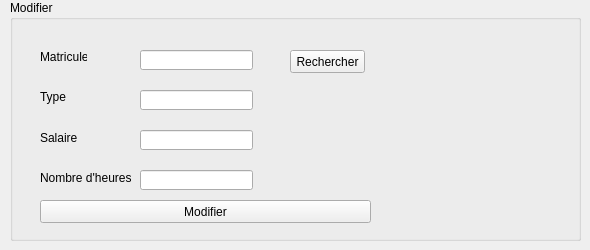
      <widget class="QWidget" name="Modifier2">
       <attribute name="title">
        <string>Modifier</string>
       </attribute>
       <widget class="QGroupBox" name="groupBox_11">
        <property name="geometry">
         <rect>
          <x>10</x>
          <y>0</y>
          <width>571</width>
          <height>241</height>
         </rect>
        </property>
        <property name="title">
         <string>Modifier</string>
        </property>
        <widget class="QLineEdit" name="salaire2">
         <property name="geometry">
          <rect>
           <x>130</x>
           <y>130</y>
           <width>113</width>
           <height>20</height>
          </rect>
         </property>
        </widget>
        <widget class="QLabel" name="label_145">
         <property name="geometry">
          <rect>
           <x>30</x>
           <y>90</y>
           <width>47</width>
           <height>14</height>
          </rect>
         </property>
         <property name="text">
          <string>Type</string>
         </property>
        </widget>
        <widget class="QLineEdit" name="nb_heures2">
         <property name="geometry">
          <rect>
           <x>130</x>
           <y>170</y>
           <width>113</width>
           <height>20</height>
          </rect>
         </property>
        </widget>
        <widget class="QLabel" name="label_144">
         <property name="geometry">
          <rect>
           <x>30</x>
           <y>50</y>
           <width>47</width>
           <height>14</height>
          </rect>
         </property>
         <property name="text">
          <string>Matricule</string>
         </property>
        </widget>
        <widget class="QLabel" name="label_147">
         <property name="geometry">
          <rect>
           <x>30</x>
           <y>130</y>
           <width>41</width>
           <height>16</height>
          </rect>
         </property>
         <property name="text">
          <string>Salaire</string>
         </property>
        </widget>
        <widget class="QLineEdit" name="matricule2">
         <property name="geometry">
          <rect>
           <x>130</x>
           <y>50</y>
           <width>113</width>
           <height>20</height>
          </rect>
         </property>
        </widget>
        <widget class="QLabel" name="label_146">
         <property name="geometry">
          <rect>
           <x>30</x>
           <y>170</y>
           <width>91</width>
           <height>16</height>
          </rect>
         </property>
         <property name="text">
          <string>Nombre d'heures</string>
         </property>
        </widget>
        <widget class="QLineEdit" name="type2">
         <property name="geometry">
          <rect>
           <x>130</x>
           <y>90</y>
           <width>113</width>
           <height>20</height>
          </rect>
         </property>
        </widget>
        <widget class="QPushButton" name="modifier2">
         <property name="geometry">
          <rect>
           <x>30</x>
           <y>200</y>
           <width>331</width>
           <height>23</height>
          </rect>
         </property>
         <property name="text">
          <string>Modifier</string>
         </property>
        </widget>
        <widget class="QPushButton" name="recherchermatricule">
         <property name="geometry">
          <rect>
           <x>280</x>
           <y>50</y>
           <width>75</width>
           <height>23</height>
          </rect>
         </property>
         <property name="text">
          <string>Rechercher</string>
         </property>
        </widget>
       </widget>
      </widget>
